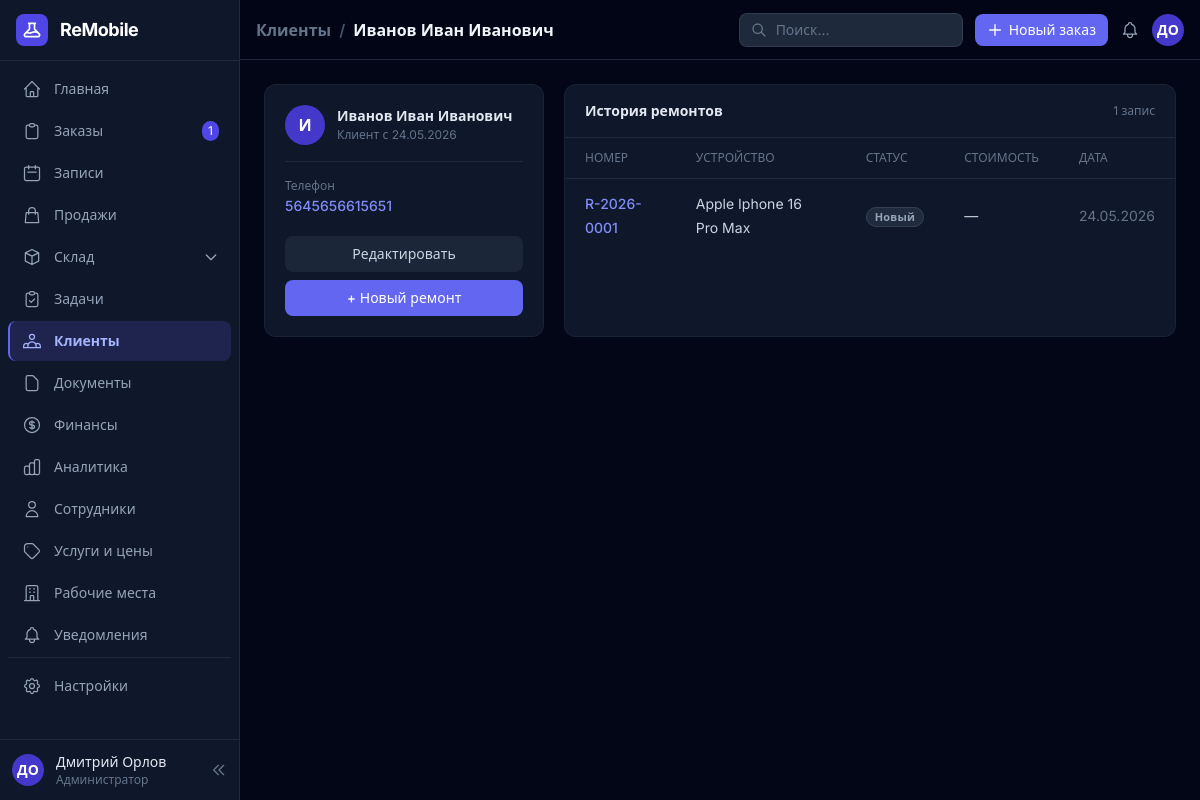
/crm/customers/1/ (signed in), run on an earlier commit of the app's database.
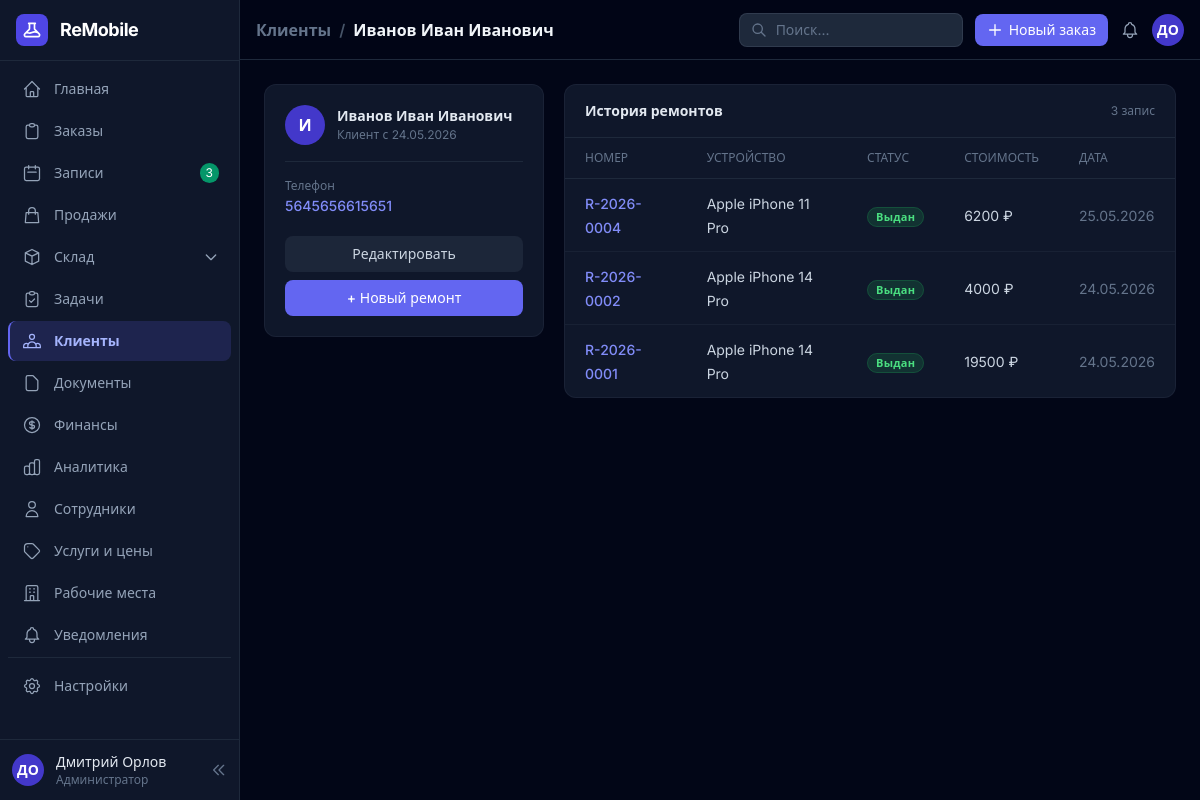
And on a later commit of the database.
### crm/models.py (models this page shows, shortened)
class RepairOrder(models.Model):
    STATUS_CHOICES = [
        ('new', 'Новый'),
        ('diagnosis', 'Диагностика'),
        ('waiting_parts', 'Ожидание запчастей'),
        ('in_progress', 'В работе'),
        ('approval', 'На согласовании'),
        ('done', 'Готов к выдаче'),
        ('issued', 'Выдан'),
        ('cancelled', 'Отменён'),
    ]
    STATUS_COLORS = {
        'new': 'gray',
        'diagnosis': 'orange',
        'waiting_parts': 'yellow',
        'in_progress': 'blue',
        'approval': 'purple',
        'done': 'green',
        'issued': 'teal',
        'cancelled': 'red',
    }
    STATUS_BG = {
        'new': 'bg-gray-500/20 text-gray-300 border-gray-500/30',
        'diagnosis': 'bg-orange-500/20 text-orange-300 border-orange-500/30',
        'waiting_parts': 'bg-yellow-500/20 text-yellow-300 border-yellow-500/30',
        'in_progress': 'bg-blue-500/20 text-blue-300 border-blue-500/30',
        'approval': 'bg-purple-500/20 text-purple-300 border-purple-500/30',
        'done': 'bg-green-500/20 text-green-300 border-green-500/30',
        'issued': 'bg-teal-500/20 text-teal-300 border-teal-500/30',
        'cancelled': 'bg-red-500/20 text-red-300 border-red-500/30',
    }
    order_number = models.CharField("Номер заказа", max_length=20, unique=True)
    customer = models.ForeignKey(Customer, on_delete=models.PROTECT, related_name='repairs', verbose_name="Клиент")
    brand = models.ForeignKey(Brand, on_delete=models.PROTECT, verbose_name="Марка")
    phone_model = models.ForeignKey(PhoneModel, on_delete=models.PROTECT, verbose_name="Модель")
    imei = models.CharField("IMEI / S/N", max_length=50, blank=True)
    appearance = models.TextField("Внешний вид / комплектация", blank=True)
    device_password = models.CharField("Пароль устройства", max_length=100, blank=True)
    complaint = models.TextField("Жалоба клиента / неисправность", blank=True)
    status = models.CharField("Статус", max_length=20, choices=STATUS_CHOICES, default='new')
    deadline = models.DateField("Срок выполнения", null=True, blank=True)
    branch = models.ForeignKey(Branch, on_delete=models.SET_NULL, null=True, blank=True, verbose_name="Филиал")
    created_by = models.ForeignKey(User, on_delete=models.SET_NULL, null=True, related_name='created_repairs',
                                   verbose_name="Менеджер")
    assigned_to = models.ForeignKey(User, on_delete=models.SET_NULL, null=True, blank=True,
                                    related_name='assigned_repairs', verbose_name="Мастер")
    created_at = models.DateTimeField("Создан", auto_now_add=True)
    updated_at = models.DateTimeField(auto_now=True)
    estimated_cost = models.DecimalField("Предварительная стоимость", max_digits=10, decimal_places=2, default=0)
    final_cost = models.DecimalField("Итоговая стоимость", max_digits=10, decimal_places=2, default=0)
    cost_price = models.DecimalField("Себестоимость", max_digits=10, decimal_places=2, default=0)
    discount = models.DecimalField("Скидка ₽", max_digits=10, decimal_places=2, default=0)
    notes = models.TextField("Внутренние заметки", blank=True)
    warranty_days = models.PositiveIntegerField("Гарантия (дней)", default=90)
    is_paid = models.BooleanField("Оплачен", default=False)
    paid_at = models.DateTimeField("Дата оплаты", null=True, blank=True)
    class Meta:
        verbose_name = "Заказ на ремонт"
        verbose_name_plural = "Заказы на ремонт"
        ordering = ['-created_at']
        indexes = [
            models.Index(fields=['status']),
            models.Index(fields=['created_at']),
            models.Index(fields=['assigned_to']),
        ]

### core/models.py (models this page shows, shortened)
class PhoneModel(models.Model):
    brand = models.ForeignKey(Brand, on_delete=models.CASCADE, related_name='phone_models', verbose_name="Марка")
    name = models.CharField("Название модели", max_length=150)
    order = models.PositiveIntegerField("Порядок", default=0)
    is_active = models.BooleanField("Активна", default=True)
    class Meta:
        verbose_name = "Модель телефона"
        verbose_name_plural = "Модели телефонов"
        ordering = ['brand__order', 'order', 'name']
    def __str__(self):
        return f"{self.brand.name} {self.name}"

class Brand(models.Model):
    name = models.CharField("Название", max_length=100)
    icon = models.CharField("Эмодзи", max_length=10, default="📱")
    emoji = models.CharField("Эмодзи (alias)", max_length=10, default="📱")
    order = models.PositiveIntegerField("Порядок", default=0)
    is_active = models.BooleanField("Активна", default=True)
    class Meta:
        verbose_name = "Марка"
        verbose_name_plural = "Марки устройств"
        ordering = ['order', 'name']

### crm/views.py (the view)
# urls.py: path('customers/<int:pk>/', views.customer_detail, name='customer_detail'),
@crm_required
def customer_detail(request, pk):
    customer = get_object_or_404(Customer, pk=pk)
    repairs = customer.repairs.select_related('brand', 'phone_model').order_by('-created_at')
    return render(request, 'crm/customers/detail.html', {'customer': customer, 'repairs': repairs})

### core/context_processors.py (called while the page is built)
def site_settings(request):
    return {'site': SiteSettings.get()}

### core/models.py (called while the page is built)
    @classmethod
    def get(cls):
        obj, _ = cls.objects.get_or_create(pk=1)
        return obj

### templates/crm/customers/detail.html (shortened to what this page needs)
{% extends 'crm/base.html' %}
{% block page_title %}
<a href="{% url 'crm:customer_list' %}" class="text-slate-500 hover:text-slate-300 mr-1">Клиенты</a>
<span class="text-slate-600 mr-1">/</span>
{{ customer.name }}
{% endblock %}
{% block content %}
<div class="grid grid-cols-1 lg:grid-cols-[280px_1fr] gap-5">
  <div class="card p-5 h-fit">
    <div class="flex items-center gap-3 mb-4">
      <div class="w-10 h-10 bg-indigo-700 rounded-full flex items-center justify-center text-base font-semibold text-white flex-shrink-0">
        {{ customer.name|first|upper }}
      </div>
      <div>
        <p class="text-slate-200 font-semibold text-sm leading-tight">{{ customer.name }}</p>
        <p class="text-slate-500 text-xs mt-0.5">Клиент с {{ customer.created_at|date:"d.m.Y" }}</p>
      </div>
    </div>
    <div class="space-y-3 text-sm border-t border-slate-800 pt-4">
      <div>
        <p class="text-xs text-slate-500 mb-0.5">Телефон</p>
        <a href="tel:{{ customer.phone }}" class="text-indigo-400 hover:text-indigo-300 font-medium">{{ customer.phone }}</a>
      </div>
    </div>
    <div class="flex flex-col gap-2 mt-5">
      <a href="{% url 'crm:customer_edit' customer.pk %}" class="btn-secondary px-4 py-2 text-sm text-center">Редактировать</a>
      <a href="{% url 'crm:repair_create' %}" class="btn-primary px-4 py-2 text-sm text-center">+ Новый ремонт</a>
    </div>
  </div>
  <div class="card overflow-hidden">
    <div class="px-5 py-4 border-b border-slate-800 flex items-center justify-between">
      <h2 class="text-sm font-semibold text-slate-200">История ремонтов</h2>
      <span class="text-xs text-slate-500">{{ repairs|length }} запис{{ repairs|length|pluralize:"ь,и,ей" }}</span>
    </div>
    {% if repairs %}
    <table class="w-full">
      <thead>
        <tr class="text-xs text-slate-500 uppercase border-b border-slate-800">
          <th class="text-left px-5 py-3 font-medium">Номер</th>
          <th class="text-left px-5 py-3 font-medium hidden sm:table-cell">Устройство</th>
          <th class="text-left px-5 py-3 font-medium">Статус</th>
          <th class="text-left px-5 py-3 font-medium hidden md:table-cell">Стоимость</th>
          <th class="text-left px-5 py-3 font-medium hidden lg:table-cell">Дата</th>
        </tr>
      </thead>
      <tbody class="divide-y divide-slate-800/60">
        {% for r in repairs %}
        <tr class="table-row cursor-pointer" onclick="location.href='{% url 'crm:repair_detail' r.pk %}'">
          <td class="px-5 py-3">
            <span class="text-indigo-400 font-medium text-sm">{{ r.order_number }}</span>
          </td>
          <td class="px-5 py-3 hidden sm:table-cell">
            <span class="text-slate-300 text-sm">{{ r.phone_model }}</span>
          </td>
          <td class="px-5 py-3">
            {% if r.status == 'done' or r.status == 'issued' %}
              <span class="badge bg-green-500/15 text-green-400 border-green-500/20">{{ r.get_status_display }}</span>
            {% elif r.status == 'in_progress' %}
              <span class="badge bg-blue-500/15 text-blue-400 border-blue-500/20">{{ r.get_status_display }}</span>
            {% elif r.status == 'cancelled' %}
              <span class="badge bg-red-500/15 text-red-400 border-red-500/20">{{ r.get_status_display }}</span>
            {% else %}
              <span class="badge bg-slate-700/50 text-slate-400 border-slate-600/50">{{ r.get_status_display }}</span>
            {% endif %}
          </td>
          <td class="px-5 py-3 hidden md:table-cell">
            <span class="text-slate-300 text-sm">{% if r.final_cost %}{{ r.final_cost|floatformat:0 }} ₽{% else %}—{% endif %}</span>
          </td>
          <td class="px-5 py-3 hidden lg:table-cell">
            <span class="text-slate-500 text-sm">{{ r.created_at|date:"d.m.Y" }}</span>
          </td>
        </tr>
        {% endfor %}
      </tbody>
    </table>
    {% else %}
    {% include 'crm/includes/empty_state.html' with icon="🔧" title="Ремонтов нет" subtitle="У этого клиента ещё не было ремонтов" %}
    {% endif %}
  </div>
</div>
{% endblock %}

### templates/crm/base.html (shortened to what the changed rows need)
<!DOCTYPE html>
<html lang="ru" class="dark">
<head>
<script src="https://cdn.tailwindcss.com"></script>
</head>
<body class="bg-slate-950 text-slate-100 min-h-screen" x-data="{ sidebarOpen: true, mobileOpen: false }">
<aside :class="sidebarOpen ? 'w-60' : 'w-16'"
       class="fixed left-0 top-0 h-screen bg-slate-900 border-r border-slate-800 flex flex-col z-40 transition-all duration-200 hidden lg:flex overflow-hidden">
  <nav class="flex-1 overflow-y-auto py-2 px-2 space-y-0.5">
    <a href="{% url 'crm:repair_list' %}"
       class="sidebar-link flex items-center gap-3 px-3 py-2.5 rounded-lg text-slate-400 border-l-2 border-transparent {% if 'repair' in request.resolver_match.url_name %}active{% endif %}">
      <svg class="w-5 h-5 flex-shrink-0" fill="none" stroke="currentColor" viewBox="0 0 24 24"><path stroke-linecap="round" stroke-linejoin="round" stroke-width="1.5" d="M9 5H7a2 2 0 00-2 2v12a2 2 0 002 2h10a2 2 0 002-2V7a2 2 0 00-2-2h-2M9 5a2 2 0 002 2h2a2 2 0 002-2M9 5a2 2 0 012-2h2a2 2 0 012 2"/></svg>
      <span x-show="sidebarOpen" class="text-sm whitespace-nowrap flex-1">Заказы</span>
      {% if open_orders_count %}
      <span x-show="sidebarOpen" class="bg-indigo-600 text-white text-xs px-1.5 py-0.5 rounded-full">{{ open_orders_count }}</span>
      {% endif %}
    </a>
    <a href="{% url 'crm:appointment_list' %}"
       class="sidebar-link flex items-center gap-3 px-3 py-2.5 rounded-lg text-slate-400 border-l-2 border-transparent {% if 'appointment' in request.resolver_match.url_name %}active{% endif %}">
      <svg class="w-5 h-5 flex-shrink-0" fill="none" stroke="currentColor" viewBox="0 0 24 24"><path stroke-linecap="round" stroke-linejoin="round" stroke-width="1.5" d="M8 7V3m8 4V3m-9 8h10M5 21h14a2 2 0 002-2V7a2 2 0 00-2-2H5a2 2 0 00-2 2v12a2 2 0 002 2z"/></svg>
      <span x-show="sidebarOpen" class="text-sm whitespace-nowrap flex-1">Записи</span>
      {% if new_appointments_count %}<span x-show="sidebarOpen" class="bg-emerald-600 text-white text-xs px-1.5 py-0.5 rounded-full">{{ new_appointments_count }}</span>{% endif %}
    </a>
  </nav>
</aside>
<div :class="sidebarOpen ? 'lg:ml-60' : 'lg:ml-16'" class="transition-all duration-200 min-h-screen flex flex-col">
  <header class="sticky top-0 z-30 bg-slate-950/90 backdrop-blur-sm border-b border-slate-800 flex items-center px-4 py-3 gap-3 min-h-[60px]">
    <h1 class="text-base font-semibold text-slate-100 hidden sm:block">{% block page_title %}{% endblock %}</h1>
  </header>
  <main class="flex-1 p-4 lg:p-6">
    {% block content %}{% endblock %}
  </main>
</div>
</body>
</html>

What changed in the data, as far as the page shows it:
added RepairOrder: order_number "R-2026-0004", phone_model "Apple iPhone 11 Pro", status "Выдан", final_cost "6200", created_at "25.05.2026"
added RepairOrder: order_number "R-2026-0002", phone_model "Apple iPhone 14 Pro", status "Выдан", final_cost "4000", created_at "24.05.2026"
changed RepairOrder (number 3 of 3 on the later page): phone_model "Apple Iphone 16 Pro Max" → "Apple iPhone 14 Pro"; final_cost (not shown) → "19500"; status "Новый" → "Выдан"; final_cost "—" → "₽"
Also different on the page:
{{ new_appointments_count }}: (not shown) → "3"
{{ repairs|length }}: "1" → "3"
{{ open_orders_count }}: "1" → (not shown)
